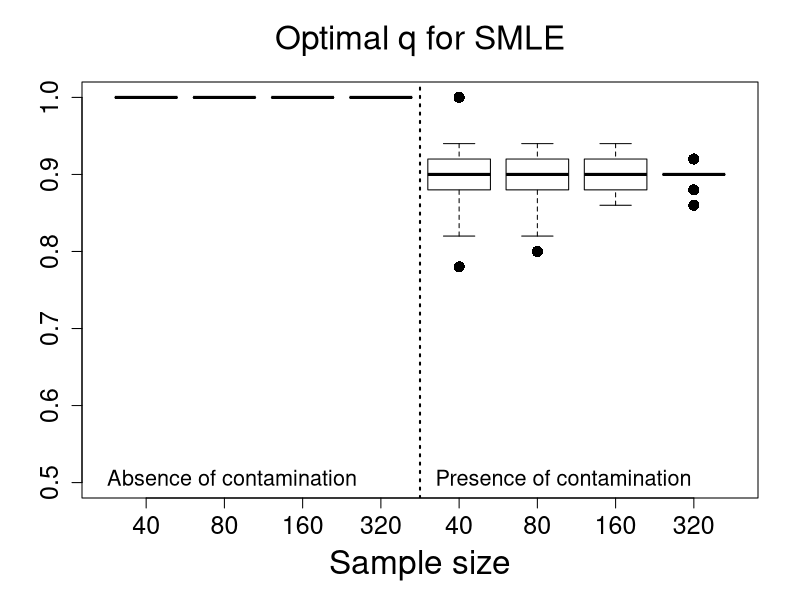
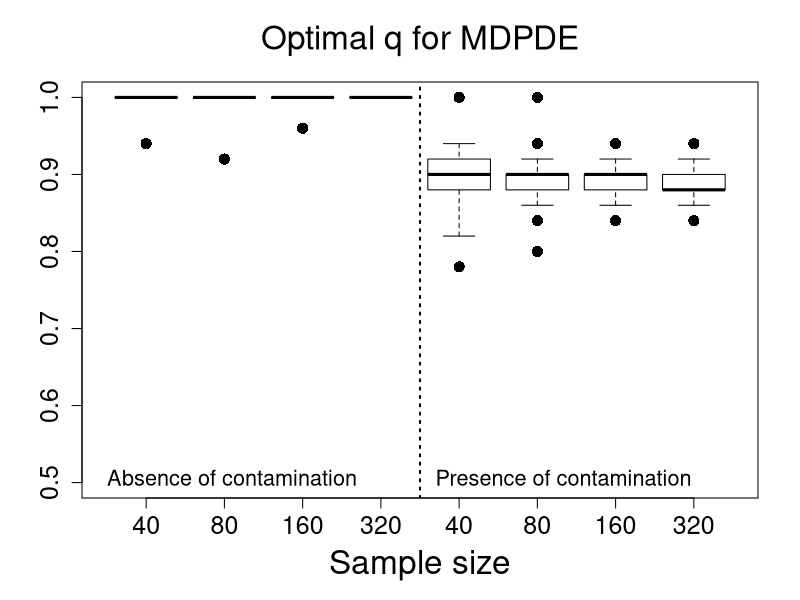

Write R code to recreate these figures, in order.
#***********************optimal tuning values***************#
rm(list=ls())

data40 <- read.table("Qoptimal_Scenario2_n40.txt", h=T)
data80 <- read.table("Qoptimal_Scenario2_n80.txt", h=T)
data160 <- read.table("Qoptimal_Scenario2_n160.txt", h=T)
data320 <- read.table("Qoptimal_Scenario2_n320.txt", h=T)

SMLE_n40 <-  data40$qoptimal_SMLE;     SMLEC_n40 <-   data40$qoptimal_SMLE_C
MDPDE_n40 <- data40$qoptimal_MDPDE;    MDPDEC_n40 <-  data40$qoptimal_MDPDE_C
SMLE_n80 <-  data80$qoptimal_SMLE;     SMLEC_n80 <-   data80$qoptimal_SMLE_C
MDPDE_n80 <- data80$qoptimal_MDPDE;    MDPDEC_n80 <-  data80$qoptimal_MDPDE_C
SMLE_n160 <- data160$qoptimal_SMLE;    SMLEC_n160 <-  data160$qoptimal_SMLE_C
MDPDE_n160 <-data160$qoptimal_MDPDE;   MDPDEC_n160 <- data160$qoptimal_MDPDE_C
SMLE_n320 <- data320$qoptimal_SMLE;    SMLEC_n320 <-  data320$qoptimal_SMLE_C
MDPDE_n320 <-data320$qoptimal_MDPDE;   MDPDEC_n320 <- data320$qoptimal_MDPDE_C

#==================================================================
#==================================================================

par(mfrow=c(1,1))

boxplot(SMLE_n40,SMLE_n80,SMLE_n160,SMLE_n320,SMLEC_n40,SMLEC_n80,SMLEC_n160,SMLEC_n320
,main=expression( paste("Optimal ", q, " for SMLE")),
xlab="Sample size",ylab="",names=c(40,80, 160, 320,40,80, 160, 320),outline=T,
ylim=c(0.5,1.0), cex=1.5,cex.lab=2.0,cex.axis=1.5,cex.main=2.0, pch=16, col=NULL)
#abline(1.0,0,col=2,lty=2,lwd=2)
abline(v=4.5,lty=3,lwd=2)
legend(0.0,0.54,"Absence of contamination",bty="n",cex=1.3)
legend(4.2,0.54,"Presence of contamination",bty="n",cex=1.3)


boxplot(MDPDE_n40,MDPDE_n80,MDPDE_n160,MDPDE_n320,MDPDEC_n40,MDPDEC_n80,MDPDEC_n160,MDPDEC_n320,
main=expression( paste("Optimal ", q, " for MDPDE")),
xlab="Sample size",ylab="",names=c(40,80, 160, 320,40,80, 160, 320),outline=T,
ylim=c(0.5,1.0), cex=1.5,cex.lab=2.0,cex.axis=1.5,cex.main=2.0, pch=16, col=NULL)
abline(v=4.5,lty=3,lwd=2)
legend(0.0,0.54,"Absence of contamination",bty="n",cex=1.3)
legend(4.2,0.54,"Presence of contamination",bty="n",cex=1.3)







